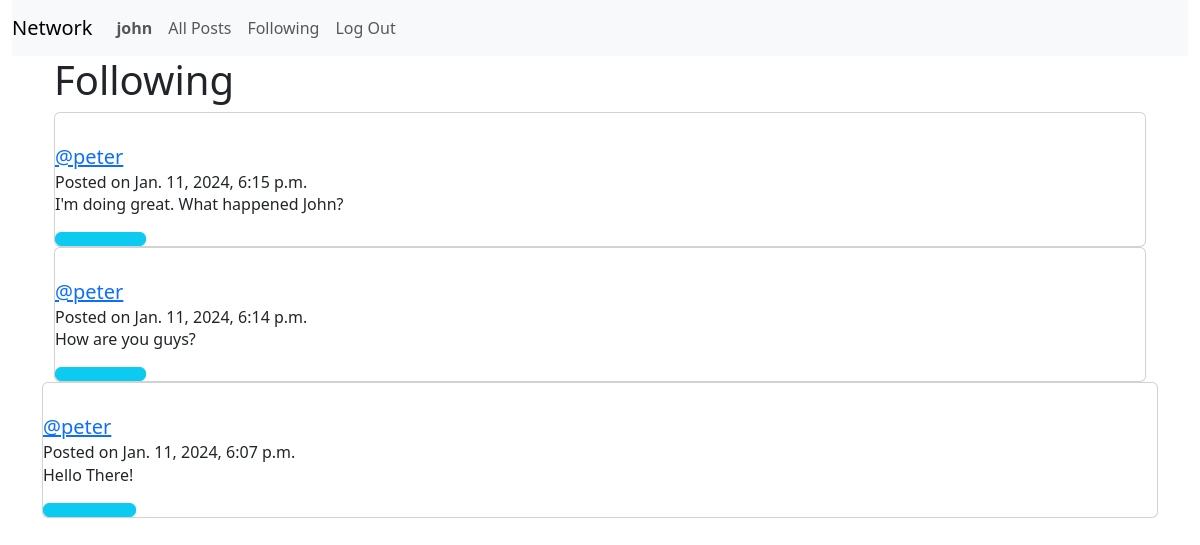
The page /following (signed in) on the database its author committed.
### network/models.py (models this page shows, shortened)
class User(AbstractUser):
    pass

class Post(models.Model):
    content = models.CharField(max_length=140)
    user = models.ForeignKey(User, on_delete=models.CASCADE, related_name="author")
    date = models.DateTimeField(auto_now_add=True)

### network/views.py (the view)
# urls.py: path("following", views.following, name="following"),
def following(request):
    currentUser = User.objects.get(pk=request.user.id)
    followedUsers = Follow.objects.filter(follower=currentUser)
    allPosts = Post.objects.all().order_by('id').reverse()
    followingPosts = []
    for post in allPosts:
        for person in followedUsers:
            if person.followed == post.user:
                followingPosts.append(post)
    paginator = Paginator(followingPosts, 10)
    page_number = request.GET.get('page')
    page_posts = paginator.get_page(page_number)
    return render(request, "network/following.html", {
        "page_posts": page_posts,
    })

### network/templates/network/following.html (shortened to what this page needs)
{% extends "network/layout.html" %}
{% block body %}
    <div class="container">
        <h1>Following</h1>
        <div class="all-posts">
            {% for post in page_posts %}
                <div class="card">
                    <div class="card-body"></div>
                        <h5 class="card-title"><a href="{% url 'profile' user_id=post.user.id %}">@{{ post.user }}</a></h5>
                        <h6 class="card-subtitle">Posted on {{ post.date }}</h6>
                        <p class="card-text"> {{ post.content }}</p>
                        {% if post.id in youLiked %}
                        <button class="btn btn-info col-1" onclick="likeHandler('{{ post.id }}', '{{ youLiked }}')" id="{{ post.id }}">
                            <i class="fas fa-thumbs-down"></i>
                        </button>
                        {% else %}
                        <button class="btn btn-info col-1" onclick="likeHandler('{{ post.id }}', '{{ youLiked }}')" id="{{ post.id }}">
                        </button>
                        {% endif %}
                    </div>
                </div>
            {% endfor %}
        <br/>
{% endblock %}

### network/templates/network/layout.html (shortened to what this page needs)
{% load static %}
<!DOCTYPE html>
<html lang="en">
  <head>
    <link href="https://cdn.jsdelivr.net/npm/bootstrap@5.3.2/dist/css/bootstrap.min.css" rel="stylesheet">
    <link rel="stylesheet" href="https://cdn.jsdelivr.net/npm/bootstrap-icons@1.11.3/font/bootstrap-icons.min.css">
  </head>
    <body>
        <div class="container-fluid">
            <nav class="navbar navbar-expand-lg navbar-light bg-light">
                <a class="navbar-brand" href="{% url 'index' %}">Network</a>
                <div>
                <ul class="navbar-nav mr-auto">
                    {% if user.is_authenticated %}
                        <li class="nav-item">
                            <a class="nav-link" href="{% url 'profile' user_id=user.id %}"><strong>{{ user.username }}</strong></a>
                        </li>
                    {% endif %}
                    <li class="nav-item">
                    <a class="nav-link" href="{% url 'index' %}">All Posts</a>
                    </li>
                    {% if user.is_authenticated %}
                        <li class="nav-item">
                            <a class="nav-link" href="{% url 'following' %}">Following</a>
                        </li>
                        <li class="nav-item">
                            <a class="nav-link" href="{% url 'logout' %}">Log Out</a>
                        </li>
                    {% endif %}
                </ul>
                </div>
            </nav>
        </div>
        <div class="container">
            {% block body %}
            {% endblock %}
    </body>
</html>

### rows shown on the page
User: username "john"
Post: user "peter", date "Jan. 11, 2024, 6:15 p.m.", content "I'm doing great. What happened John?"
Post: user "peter", date "Jan. 11, 2024, 6:14 p.m.", content "How are you guys?"
Post: user "peter", date "Jan. 11, 2024, 6:07 p.m.", content "Hello There!"
